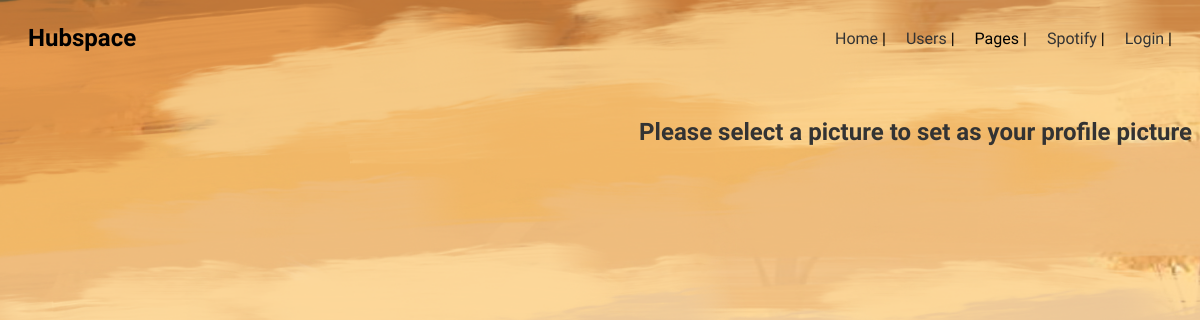
The app's page /hub/profile/1/pictures/, older data.
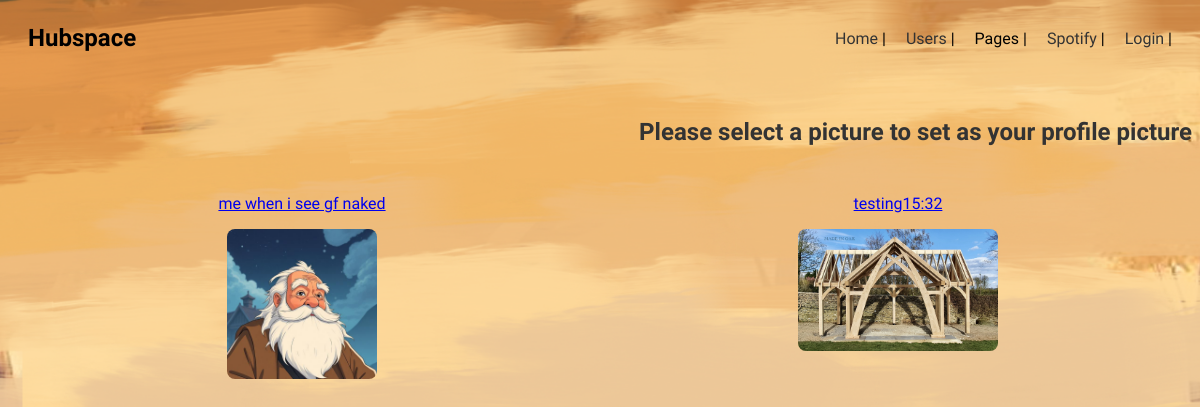
The same page, newer data.
### hubspace/models.py (models this page shows, shortened)
class Picture(models.Model):
    file = models.ImageField(upload_to='pictures/')
    datePublished = models.DateTimeField("date published", auto_now_add=True)
    caption = models.CharField(max_length=100)
    post = models.OneToOneField(Post, related_name='picture', on_delete=models.CASCADE, blank = True, null=True)
    author = models.ForeignKey(Profile, related_name='pictures', on_delete=models.CASCADE, null=True) # change null=True in production env

### hubspace/views.py (the view)
# urls.py: path('profile/<int:id>/pictures/', views.profile_pictures, name='profile_pictures'),
def profile_pictures(request, id):
    profile = get_object_or_404(Profile, id=id)
    pictures = profile.pictures.all()
    context = {'pictures' : pictures, 'profile' : profile}
    return render(request, 'hubspace/profile_picture_set.html', context)

### hubspace/templates/hubspace/profile_picture_set.html
{% extends "hubspace/base.html" %}
{% load static %}
{% block content %}
    <h1 class="page-subtitle">Please select a picture to set as your profile picture</h1>
    <div class="pictures-container">
        {% for picture in pictures %}
            <div class="picture">
                <a href = "{% url 'hubspace:set_profile_picture' profile.id picture.id %}">
                    <p>{{ picture.caption }}</p>
                    <img src="{{ picture.file.url }}">
                </a>
            </div>
        {% endfor %}
    </div>
{% endblock content %}

### hubspace/templates/hubspace/base.html (shortened to what this page needs)
{% load static %}
<!DOCTYPE html>
<html>
<head>
    <link rel="stylesheet" href="{% static 'hubspace/css/style.css' %}">
</head>
<body class="default-background">
<nav class = "navbar">
    <div class="nav-logo">Hubspace</div>
    <ul class="nav-links">
        <li>
            {% if user.is_authenticated %}
                <a href="{% url 'hubspace:home' %}">Home</a> |
            {% else %}
                <a href="{% url 'hubspace:index' %}">Home</a> |
            {% endif %}
        </li>
    <li><a href="{% url 'hubspace:users' %}">Users</a> |</li>
    <li>Pages |</li>
    <li><a href="{% url 'spotify:home' %}">Spotify</a> |</li>
    {% if user.is_authenticated %}
        <li>Messages |</li>
        <li><a href="{% url 'hubspace:profile_page' user.profile.id %}">My Profile</a></li>
        <li>
            <form method="POST" action="{% url 'users:logout' %}">
            {% csrf_token %}
            <button type="submit">Logout</button>
            </form>
        </li>
    {% else %}
        <li><a href="{% url 'users:login' %}">Login</a> |</li>
    {% endif %}
    </ul>
</nav>
{% block content %}
{% endblock content %}
</body>
</html>

### static/hubspace/css/style.css (style rules this page uses)
.navbar { display: flex; justify-content: space-between; align-items: center; padding: 0 20px; background-color: #f8f8f800; height: 60px; }
.nav-logo { font-size: 24px; font-weight: bold; align-content: left; }
.nav-links { list-style: none; display: flex; gap: 20px; margin: 0; padding: 0; align-items: right; }
.nav-links li a { text-decoration: none; color: #333; font-weight: 500; }
.default-background { background-image: url("../images/backgroundmuted.png"); background-size: cover; background-position: center center; background-repeat: no-repeat; height: 100vh; }
body { font-family: 'Judson', serif; }
.page-subtitle { font-size: 24px; text-align: right; color: #333; margin-top: 50px; }
.pictures-container { display: flex; justify-content: space-around; flex-wrap: wrap; gap: 0.5rem; padding: 0.5rem 0; text-align: center; }
.picture { flex: 1 1 250px; max-width: 200px; max-height: 200px; background-color: #f9f9f900; border-radius: 8px; padding: 0.5rem; transition: transform 0.3s ease, box-shadow 0.3s ease; animation: fadeInScale 0.8s ease forwards; opacity: 0; }
.picture img { max-width: 100%; max-height: 150px; border-radius: 8px; object-fit: cover; }

Row changes from the older to the newer data that the page shows:
added Picture: caption "me when i see gf naked", file (picture)
added Picture: caption "testing15:32", file (picture)
